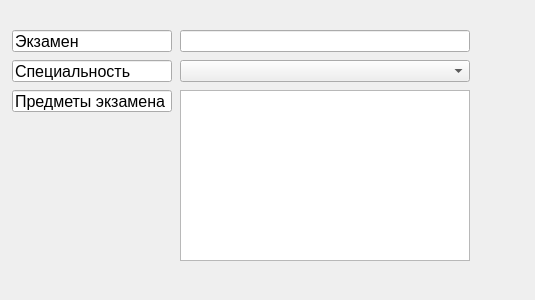
<?xml version="1.0" encoding="UTF-8"?>
<ui version="4.0">
 <class>Form</class>
 <widget class="QWidget" name="Form">
  <property name="geometry">
   <rect>
    <x>0</x>
    <y>0</y>
    <width>535</width>
    <height>300</height>
   </rect>
  </property>
  <property name="windowTitle">
   <string>Подробная информация</string>
  </property>
  <widget class="QLineEdit" name="lineEdit">
   <property name="geometry">
    <rect>
     <x>12</x>
     <y>30</y>
     <width>160</width>
     <height>22</height>
    </rect>
   </property>
   <property name="font">
    <font>
     <pointsize>12</pointsize>
    </font>
   </property>
   <property name="text">
    <string>Экзамен</string>
   </property>
   <property name="readOnly">
    <bool>true</bool>
   </property>
  </widget>
  <widget class="QLineEdit" name="lineEdit_2">
   <property name="geometry">
    <rect>
     <x>180</x>
     <y>30</y>
     <width>290</width>
     <height>22</height>
    </rect>
   </property>
   <property name="font">
    <font>
     <pointsize>12</pointsize>
    </font>
   </property>
  </widget>
  <widget class="QLineEdit" name="lineEdit_3">
   <property name="geometry">
    <rect>
     <x>12</x>
     <y>60</y>
     <width>160</width>
     <height>22</height>
    </rect>
   </property>
   <property name="font">
    <font>
     <pointsize>12</pointsize>
    </font>
   </property>
   <property name="text">
    <string>Специальность</string>
   </property>
   <property name="readOnly">
    <bool>true</bool>
   </property>
  </widget>
  <widget class="QComboBox" name="comboBox">
   <property name="geometry">
    <rect>
     <x>180</x>
     <y>60</y>
     <width>290</width>
     <height>22</height>
    </rect>
   </property>
   <property name="font">
    <font>
     <pointsize>12</pointsize>
    </font>
   </property>
  </widget>
  <widget class="QLineEdit" name="lineEdit_4">
   <property name="geometry">
    <rect>
     <x>12</x>
     <y>90</y>
     <width>160</width>
     <height>22</height>
    </rect>
   </property>
   <property name="font">
    <font>
     <pointsize>12</pointsize>
    </font>
   </property>
   <property name="text">
    <string>Предметы экзамена</string>
   </property>
   <property name="readOnly">
    <bool>true</bool>
   </property>
  </widget>
  <widget class="QTextEdit" name="textEdit">
   <property name="geometry">
    <rect>
     <x>180</x>
     <y>90</y>
     <width>290</width>
     <height>171</height>
    </rect>
   </property>
   <property name="font">
    <font>
     <pointsize>12</pointsize>
    </font>
   </property>
  </widget>
 </widget>
 <resources/>
 <connections/>
</ui>
